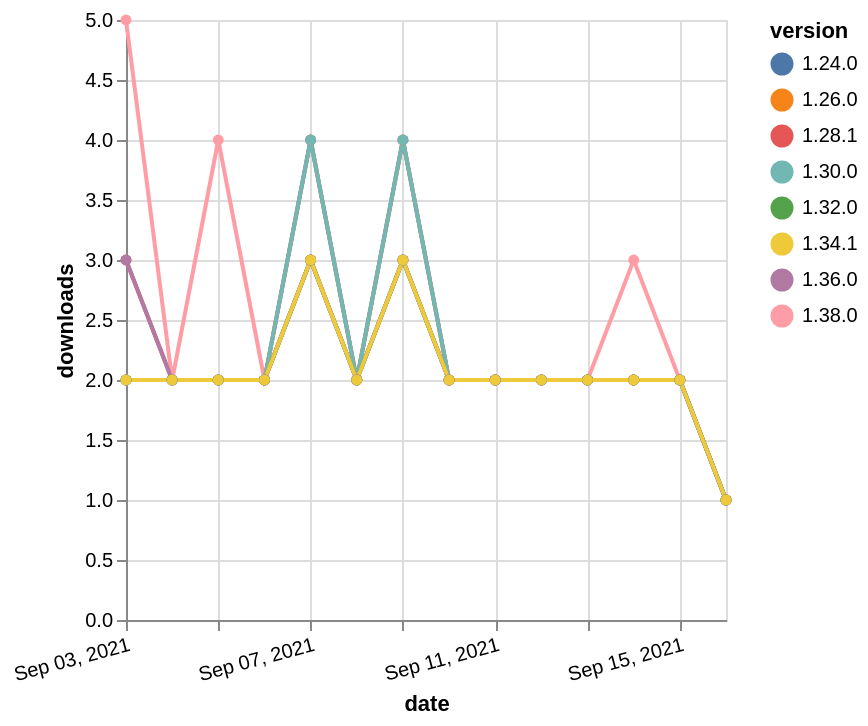

Here is the Vega-Lite specification saved for this chart:
### Vega-Lite specification from a JSON file in a GitHub repository (floating-point values rounded to 4 significant figures)
{"$schema": "https://vega.github.io/schema/vega-lite/v5.json", "description": "A simple bar chart with embedded data.", "data": {"values": [{"date": "2021-09-03", "total": 2042, "delta": 3, "version": "1.28.1"}, {"date": "2021-09-04", "total": 2044, "delta": 2, "version": "1.28.1"}, {"date": "2021-09-05", "total": 2046, "delta": 2, "version": "1.28.1"}, {"date": "2021-09-06", "total": 2048, "delta": 2, "version": "1.28.1"}, {"date": "2021-09-07", "total": 2051, "delta": 3, "version": "1.28.1"}, {"date": "2021-09-08", "total": 2053, "delta": 2, "version": "1.28.1"}, {"date": "2021-09-09", "total": 2056, "delta": 3, "version": "1.28.1"}, {"date": "2021-09-10", "total": 2058, "delta": 2, "version": "1.28.1"}, {"date": "2021-09-11", "total": 2060, "delta": 2, "version": "1.28.1"}, {"date": "2021-09-12", "total": 2062, "delta": 2, "version": "1.28.1"}, {"date": "2021-09-13", "total": 2064, "delta": 2, "version": "1.28.1"}, {"date": "2021-09-14", "total": 2066, "delta": 2, "version": "1.28.1"}, {"date": "2021-09-15", "total": 2068, "delta": 2, "version": "1.28.1"}, {"date": "2021-09-16", "total": 2069, "delta": 1, "version": "1.28.1"}, {"date": "2021-09-03", "total": 1459, "delta": 2, "version": "1.32.0"}, {"date": "2021-09-04", "total": 1461, "delta": 2, "version": "1.32.0"}, {"date": "2021-09-05", "total": 1463, "delta": 2, "version": "1.32.0"}, {"date": "2021-09-06", "total": 1465, "delta": 2, "version": "1.32.0"}, {"date": "2021-09-07", "total": 1468, "delta": 3, "version": "1.32.0"}, {"date": "2021-09-08", "total": 1470, "delta": 2, "version": "1.32.0"}, {"date": "2021-09-09", "total": 1473, "delta": 3, "version": "1.32.0"}, {"date": "2021-09-10", "total": 1475, "delta": 2, "version": "1.32.0"}, {"date": "2021-09-11", "total": 1477, "delta": 2, "version": "1.32.0"}, {"date": "2021-09-12", "total": 1479, "delta": 2, "version": "1.32.0"}, {"date": "2021-09-13", "total": 1481, "delta": 2, "version": "1.32.0"}, {"date": "2021-09-14", "total": 1483, "delta": 2, "version": "1.32.0"}, {"date": "2021-09-15", "total": 1485, "delta": 2, "version": "1.32.0"}, {"date": "2021-09-16", "total": 1486, "delta": 1, "version": "1.32.0"}, {"date": "2021-09-03", "total": 2529, "delta": 2, "version": "1.26.0"}, {"date": "2021-09-04", "total": 2531, "delta": 2, "version": "1.26.0"}, {"date": "2021-09-05", "total": 2533, "delta": 2, "version": "1.26.0"}, {"date": "2021-09-06", "total": 2535, "delta": 2, "version": "1.26.0"}, {"date": "2021-09-07", "total": 2539, "delta": 4, "version": "1.26.0"}, {"date": "2021-09-08", "total": 2541, "delta": 2, "version": "1.26.0"}, {"date": "2021-09-09", "total": 2545, "delta": 4, "version": "1.26.0"}, {"date": "2021-09-10", "total": 2547, "delta": 2, "version": "1.26.0"}, {"date": "2021-09-11", "total": 2549, "delta": 2, "version": "1.26.0"}, {"date": "2021-09-12", "total": 2551, "delta": 2, "version": "1.26.0"}, {"date": "2021-09-13", "total": 2553, "delta": 2, "version": "1.26.0"}, {"date": "2021-09-14", "total": 2555, "delta": 2, "version": "1.26.0"}, {"date": "2021-09-15", "total": 2557, "delta": 2, "version": "1.26.0"}, {"date": "2021-09-16", "total": 2558, "delta": 1, "version": "1.26.0"}, {"date": "2021-09-03", "total": 226, "delta": 5, "version": "1.38.0"}, {"date": "2021-09-04", "total": 228, "delta": 2, "version": "1.38.0"}, {"date": "2021-09-05", "total": 232, "delta": 4, "version": "1.38.0"}, {"date": "2021-09-06", "total": 234, "delta": 2, "version": "1.38.0"}, {"date": "2021-09-07", "total": 237, "delta": 3, "version": "1.38.0"}, {"date": "2021-09-08", "total": 239, "delta": 2, "version": "1.38.0"}, {"date": "2021-09-09", "total": 242, "delta": 3, "version": "1.38.0"}, {"date": "2021-09-10", "total": 244, "delta": 2, "version": "1.38.0"}, {"date": "2021-09-11", "total": 246, "delta": 2, "version": "1.38.0"}, {"date": "2021-09-12", "total": 248, "delta": 2, "version": "1.38.0"}, {"date": "2021-09-13", "total": 250, "delta": 2, "version": "1.38.0"}, {"date": "2021-09-14", "total": 253, "delta": 3, "version": "1.38.0"}, {"date": "2021-09-15", "total": 255, "delta": 2, "version": "1.38.0"}, {"date": "2021-09-16", "total": 256, "delta": 1, "version": "1.38.0"}, {"date": "2021-09-03", "total": 692, "delta": 3, "version": "1.36.0"}, {"date": "2021-09-04", "total": 694, "delta": 2, "version": "1.36.0"}, {"date": "2021-09-05", "total": 696, "delta": 2, "version": "1.36.0"}, {"date": "2021-09-06", "total": 698, "delta": 2, "version": "1.36.0"}, {"date": "2021-09-07", "total": 702, "delta": 4, "version": "1.36.0"}, {"date": "2021-09-08", "total": 704, "delta": 2, "version": "1.36.0"}, {"date": "2021-09-09", "total": 708, "delta": 4, "version": "1.36.0"}, {"date": "2021-09-10", "total": 710, "delta": 2, "version": "1.36.0"}, {"date": "2021-09-11", "total": 712, "delta": 2, "version": "1.36.0"}, {"date": "2021-09-12", "total": 714, "delta": 2, "version": "1.36.0"}, {"date": "2021-09-13", "total": 716, "delta": 2, "version": "1.36.0"}, {"date": "2021-09-14", "total": 718, "delta": 2, "version": "1.36.0"}, {"date": "2021-09-15", "total": 720, "delta": 2, "version": "1.36.0"}, {"date": "2021-09-16", "total": 721, "delta": 1, "version": "1.36.0"}, {"date": "2021-09-03", "total": 1989, "delta": 2, "version": "1.30.0"}, {"date": "2021-09-04", "total": 1991, "delta": 2, "version": "1.30.0"}, {"date": "2021-09-05", "total": 1993, "delta": 2, "version": "1.30.0"}, {"date": "2021-09-06", "total": 1995, "delta": 2, "version": "1.30.0"}, {"date": "2021-09-07", "total": 1999, "delta": 4, "version": "1.30.0"}, {"date": "2021-09-08", "total": 2001, "delta": 2, "version": "1.30.0"}, {"date": "2021-09-09", "total": 2005, "delta": 4, "version": "1.30.0"}, {"date": "2021-09-10", "total": 2007, "delta": 2, "version": "1.30.0"}, {"date": "2021-09-11", "total": 2009, "delta": 2, "version": "1.30.0"}, {"date": "2021-09-12", "total": 2011, "delta": 2, "version": "1.30.0"}, {"date": "2021-09-13", "total": 2013, "delta": 2, "version": "1.30.0"}, {"date": "2021-09-14", "total": 2015, "delta": 2, "version": "1.30.0"}, {"date": "2021-09-15", "total": 2017, "delta": 2, "version": "1.30.0"}, {"date": "2021-09-16", "total": 2018, "delta": 1, "version": "1.30.0"}, {"date": "2021-09-03", "total": 2348, "delta": 2, "version": "1.24.0"}, {"date": "2021-09-04", "total": 2350, "delta": 2, "version": "1.24.0"}, {"date": "2021-09-05", "total": 2352, "delta": 2, "version": "1.24.0"}, {"date": "2021-09-06", "total": 2354, "delta": 2, "version": "1.24.0"}, {"date": "2021-09-07", "total": 2357, "delta": 3, "version": "1.24.0"}, {"date": "2021-09-08", "total": 2359, "delta": 2, "version": "1.24.0"}, {"date": "2021-09-09", "total": 2362, "delta": 3, "version": "1.24.0"}, {"date": "2021-09-10", "total": 2364, "delta": 2, "version": "1.24.0"}, {"date": "2021-09-11", "total": 2366, "delta": 2, "version": "1.24.0"}, {"date": "2021-09-12", "total": 2368, "delta": 2, "version": "1.24.0"}, {"date": "2021-09-13", "total": 2370, "delta": 2, "version": "1.24.0"}, {"date": "2021-09-14", "total": 2372, "delta": 2, "version": "1.24.0"}, {"date": "2021-09-15", "total": 2374, "delta": 2, "version": "1.24.0"}, {"date": "2021-09-16", "total": 2375, "delta": 1, "version": "1.24.0"}, {"date": "2021-09-03", "total": 1009, "delta": 2, "version": "1.34.1"}, {"date": "2021-09-04", "total": 1011, "delta": 2, "version": "1.34.1"}, {"date": "2021-09-05", "total": 1013, "delta": 2, "version": "1.34.1"}, {"date": "2021-09-06", "total": 1015, "delta": 2, "version": "1.34.1"}, {"date": "2021-09-07", "total": 1018, "delta": 3, "version": "1.34.1"}, {"date": "2021-09-08", "total": 1020, "delta": 2, "version": "1.34.1"}, {"date": "2021-09-09", "total": 1023, "delta": 3, "version": "1.34.1"}, {"date": "2021-09-10", "total": 1025, "delta": 2, "version": "1.34.1"}, {"date": "2021-09-11", "total": 1027, "delta": 2, "version": "1.34.1"}, {"date": "2021-09-12", "total": 1029, "delta": 2, "version": "1.34.1"}, {"date": "2021-09-13", "total": 1031, "delta": 2, "version": "1.34.1"}, {"date": "2021-09-14", "total": 1033, "delta": 2, "version": "1.34.1"}, {"date": "2021-09-15", "total": 1035, "delta": 2, "version": "1.34.1"}, {"date": "2021-09-16", "total": 1036, "delta": 1, "version": "1.34.1"}]}, "width": "container", "mark": {"type": "line", "point": {"filled": true}}, "encoding": {"x": {"field": "date", "type": "temporal", "timeUnit": "yearmonthdate", "title": "date", "axis": {"labelAngle": -15}}, "y": {"field": "delta", "type": "quantitative", "title": "downloads"}, "color": {"field": "version", "type": "nominal"}, "tooltip": {"field": "delta"}}}
